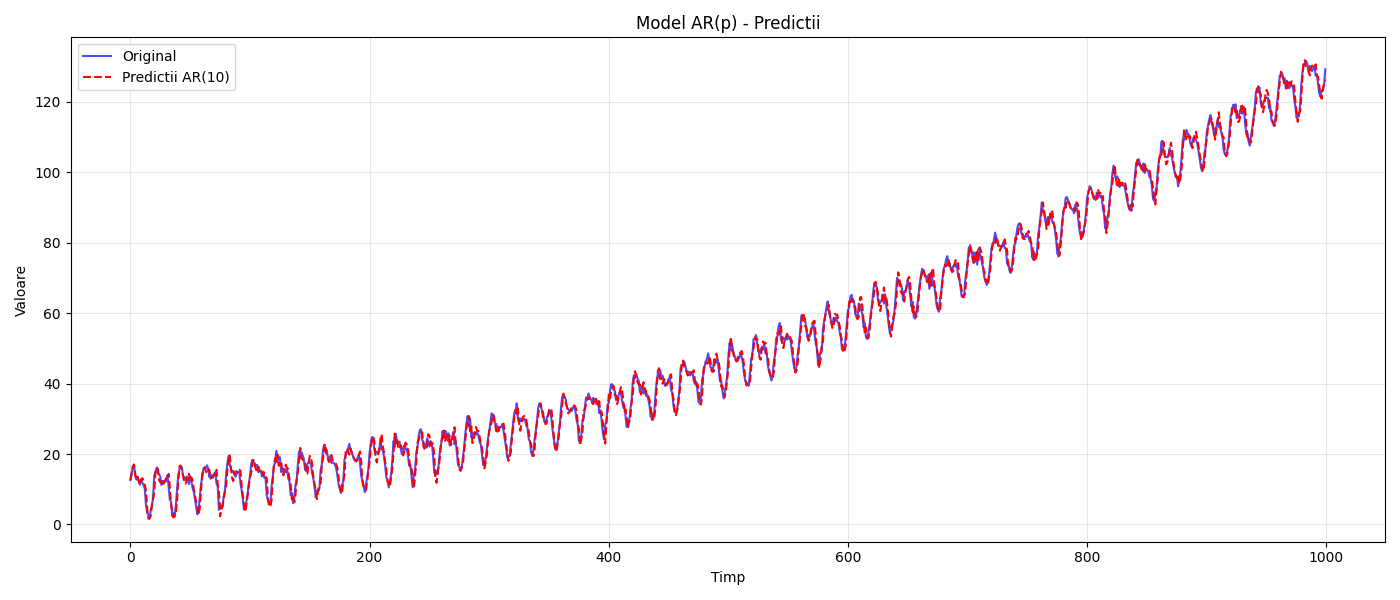

Python code for this plot:
import numpy as np
import matplotlib.pyplot as plt

N = 1000
t = np.arange(N)

a, b, c = 0.0001, 0.02, 10
trend = a * t**2 + b * t + c

f1, f2 = 0.05, 0.1
A1, A2 = 5, 3
phi = np.pi / 4
season = A1 * np.sin(2 * np.pi * f1 * t) + A2 * np.sin(2 * np.pi * f2 * t + phi)

sigma = 1.0
np.random.seed(42)
noise = np.random.normal(0, sigma, N)

y = trend + season + noise

p = 10

X = np.zeros((N - p, p))
for i in range(p):
    X[:, i] = y[i:N - p + i]

Y = y[p:]

theta = np.linalg.lstsq(X, Y, rcond=None)[0]

predictions = np.zeros(N)
predictions[:p] = y[:p]
for i in range(p, N):
    predictions[i] = np.dot(theta, y[i - p:i])

plt.figure(figsize=(14, 6))
plt.plot(t, y, label='Original', color='blue', alpha=0.7)
plt.plot(t, predictions, label='Predictii AR(10)', color='red', linestyle='--')
plt.title('Model AR(p) - Predictii')
plt.xlabel('Timp')
plt.ylabel('Valoare')
plt.legend()
plt.grid(alpha=0.3)
plt.tight_layout()
plt.savefig('lab8pb1c.png')
plt.close()

print("Parametri AR(10):", theta)
print("MAE:", np.mean(np.abs(y - predictions)))